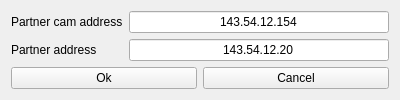
<?xml version="1.0" encoding="UTF-8"?>
<ui version="4.0">
 <class>callSettings</class>
 <widget class="QWidget" name="callSettings">
  <property name="geometry">
   <rect>
    <x>0</x>
    <y>0</y>
    <width>400</width>
    <height>95</height>
   </rect>
  </property>
  <property name="windowTitle">
   <string>Settings</string>
  </property>
  <layout class="QGridLayout" name="gridLayout">
   <item row="1" column="1">
    <widget class="QLabel" name="camAddressLabel">
     <property name="text">
      <string>Partner cam address</string>
     </property>
    </widget>
   </item>
   <item row="1" column="2">
    <widget class="QLineEdit" name="camAddressLineEdit">
     <property name="text">
      <string>143.54.12.154</string>
     </property>
     <property name="alignment">
      <set>Qt::AlignCenter</set>
     </property>
    </widget>
   </item>
   <item row="2" column="2">
    <widget class="QLineEdit" name="pcAddressLineEdit">
     <property name="text">
      <string>143.54.12.20</string>
     </property>
     <property name="alignment">
      <set>Qt::AlignCenter</set>
     </property>
    </widget>
   </item>
   <item row="2" column="1">
    <widget class="QLabel" name="pcAddressLabel">
     <property name="text">
      <string>Partner address</string>
     </property>
    </widget>
   </item>
   <item row="3" column="1" colspan="2">
    <layout class="QHBoxLayout" name="horizontalLayout">
     <item>
      <widget class="QPushButton" name="okButton">
       <property name="text">
        <string>Ok</string>
       </property>
      </widget>
     </item>
     <item>
      <widget class="QPushButton" name="cancelButton">
       <property name="text">
        <string>Cancel</string>
       </property>
      </widget>
     </item>
    </layout>
   </item>
  </layout>
 </widget>
 <resources/>
 <connections/>
</ui>
